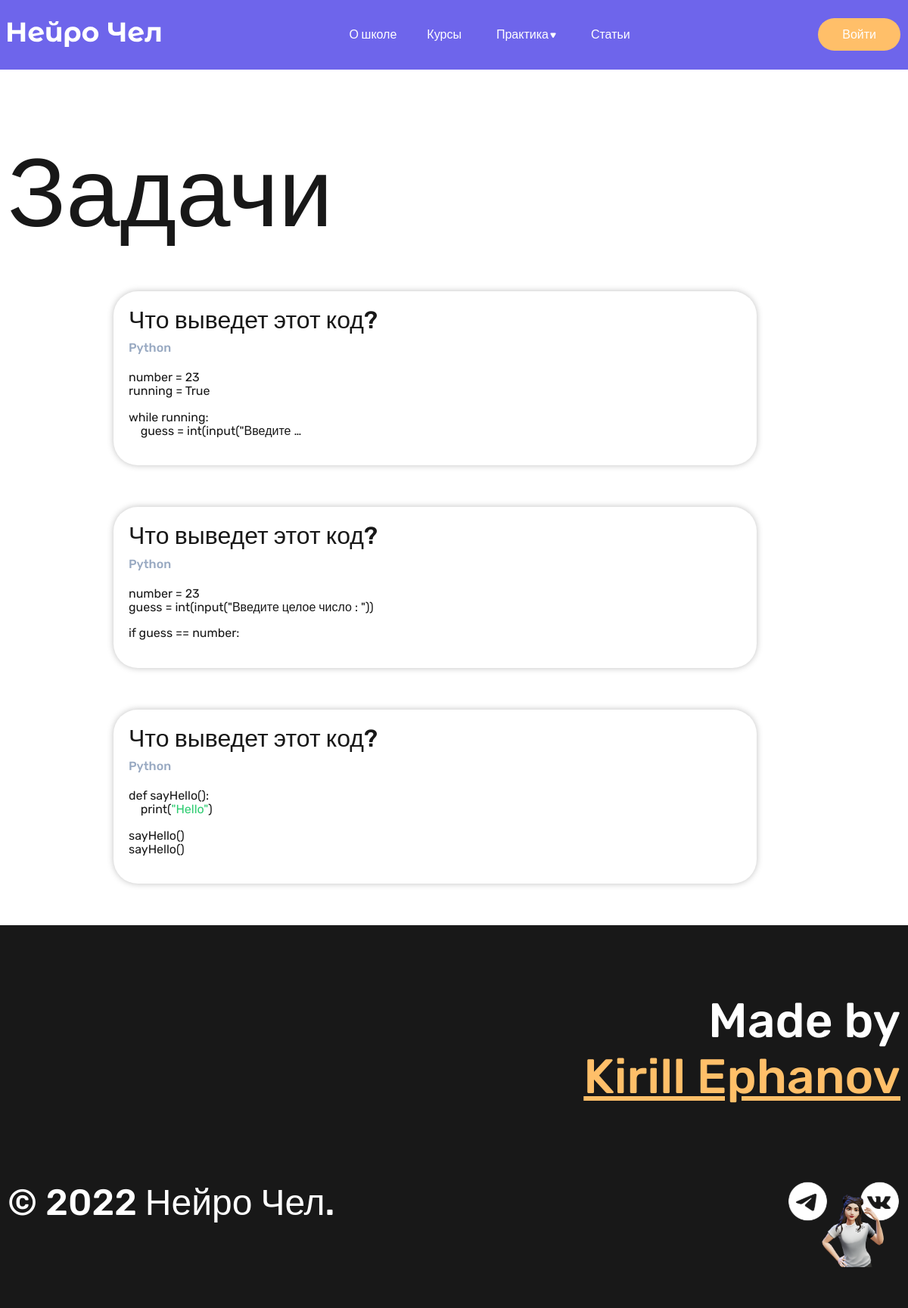
The app's page /practice/exercise/ with its own data.
### blablycode_app/models.py (models this page shows, shortened)
class Exercise(models.Model):
    exercise_title = models.CharField(max_length=150, verbose_name='Название задачи')
    exercise_category = models.ForeignKey('Category', on_delete=models.PROTECT, null=True, verbose_name='Категория')
    exercise_content = models.TextField(max_length=500, verbose_name='Условие задачи')
    class Meta:
        verbose_name = 'Задача для практики'
        verbose_name_plural = 'Задачи для практики'
        ordering = ['-pk']

class Category(models.Model):
    category_title = models.CharField(max_length=150, verbose_name='Название категории')
    def __str__(self):
        return self.category_title
    class Meta:
        verbose_name = 'Категория'
        verbose_name_plural = 'Категории'
        ordering = ['category_title']

### blablycode_app/views.py (the view)
# urls.py: path('practice/exercise/', exercises_page, name='exercise'),
def exercises_page(request):
    exercise = Exercise.objects.all()
    context = {'exercise': exercise,}
    return render(request=request, template_name='blablycode_app/exercise_list.html', context=context)

### blablycode_app/templates/blablycode_app/exercise_list.html
{% extends 'base.html' %}
{% block content %}
    <div class="wrapper">
        <h1 class="page-title">Задачи</h1>
    </div>
    <section>
        <div class="course-catalog-wrapper">
            <div class="course-catalog">
                {% for item in exercise %}
                <a href="{% url 'open_exercise' item.pk %}" class="card-link">
                    <div class="course-card">
                        <div class="course-card-container">
                            <div class="course-card__content">
                                <p class="course-card__title">
                                    {{ item.exercise_title }}
                                </p>
                                <div class="course-card__categories">
                                    <p class="course-card__category">
                                        {{ item.exercise_category }}
                                    </p>
                                </div>
                                <p class="course-card__description">
                                    {{ item.exercise_content|safe|truncatewords:15 }}
                                </p>
                            </div>
                        </div>
                    </div>
                </a>
                {% endfor %}
            </div>
        </div>
    </section>
{% endblock %}

### blablycode/static/styles/style.css (style rules this page uses)
:root { --dark: #181818; --blue: #6E65EB; --orange: #FFBF69; --grey: #97A8C1; }
html { background-color: var(--dark); }
body { font-family: 'Rubik', sans-serif; color: var(--dark); background-color: #fff; }
.wrapper { max-width: 1180px; padding-right: 5px; padding-left: 5px; margin: 0 auto; }
.page-title { font-size: 128px; font-weight: 500; margin-top: 90px; margin-bottom: 55px; }
.course-catalog-wrapper { max-width: 900px; padding-right: 5px; padding-left: 5px; margin: 0 auto; }
.card-link { color: var(--dark); text-decoration: none; }
.course-card { border-radius: 32px; padding: 20px; box-shadow: 0px 0px 8px rgba(0, 0, 0, 0.25); max-width: 850px; box-sizing: border-box; margin-bottom: 55px; }
.course-card-container { display: flex; align-items: center; }
.course-card__title { font-size: 32px; font-weight: 500; margin: 0; }
.course-card__categories { margin-top: 10px; margin-bottom: 0; }
.course-card__category { color: var(--grey); font-size: 16px; font-weight: 500; margin-top: 5px; margin-bottom: 0; }
.course-card__description { font-size: 16px; margin-top: 20px; }

### records on screen
Exercise: exercise_title "Что выведет этот код?", exercise_category "Python", exercise_content "number = 23 running = True while running: guess = int(input(\"Введите …"
Exercise: exercise_title "Что выведет этот код?", exercise_category "Python", exercise_content "number = 23 guess = int(input(\"Введите целое число : \")) if guess == number:"
Exercise: exercise_title "Что выведет этот код?", exercise_category "Python", exercise_content "def sayHello(): print( \"Hello\" ) sayHello() sayHello()"
